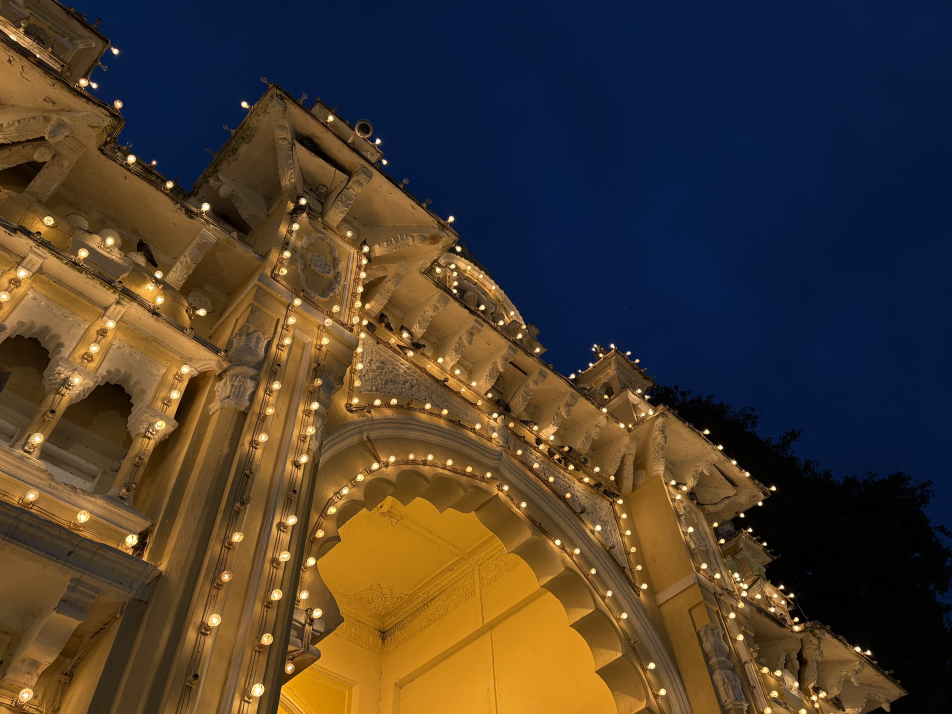
#> input picture firmware/processing/test_inputs/hd_jpeg.jpg, 5712 x 4284 px (shown at 1/6 size)
$ python -i italian_summer.py   (imports and definitions only)
#> lines starting #> are read from the running program, lines starting #| are printed output that depends on the picture
#> further down, picture is the input picture: PIL image 5712x4284 RGB; mean R, G, B 73.3, 60.1, 46.7
import time
import sys
import select
import numpy as np
import mmap
from picamera2 import Picamera2
from PIL import Image, ImageDraw, ImageEnhance

# Config
FB_DEVICE = "/dev/fb1"
SCREEN_RES = (480, 320)
FPS_CAP = 3

# [1 line that did not run here, left out]

# [4 lines left out: function start_preview, not called in this run]

def apply_italian_summer_filter(pil_img):
    """Adds a warm, golden tint and boosts saturation for a summer look."""
    # 1. Boost Saturation slightly
    converter = ImageEnhance.Color(pil_img)
    pil_img = converter.enhance(1.2)
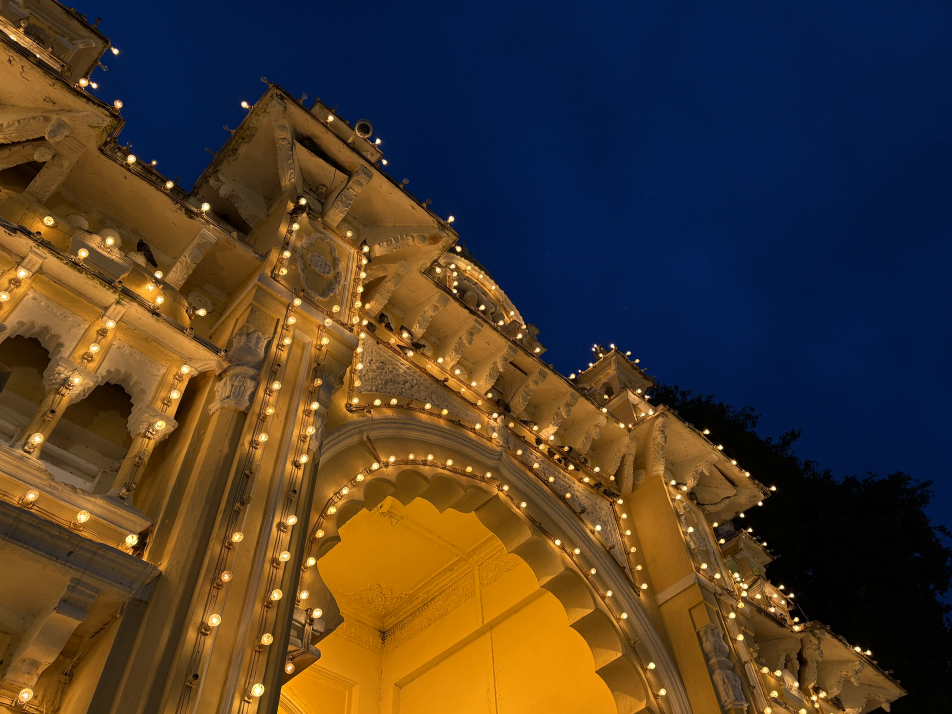
#> pil_img: PIL image 5712x4284 RGB (shown at 1/6 size); mean R, G, B 75, 59.2, 43.6

    # 2. Apply Warm Tint (Golden/Yellow-Red)
    # R, G, B channels
    r, g, b = pil_img.split()
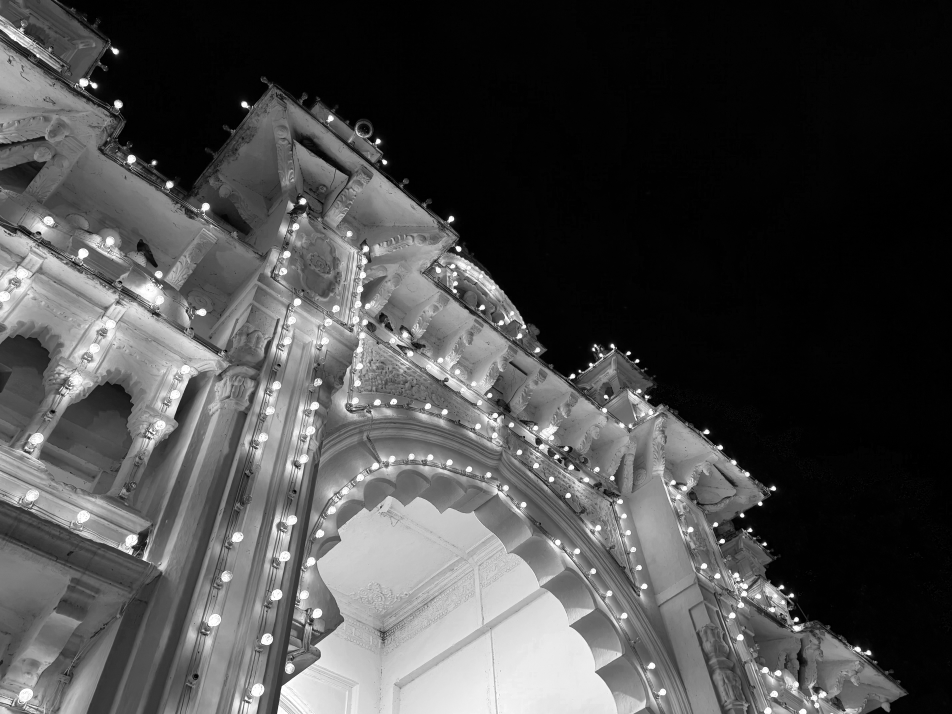
#> r: PIL image 5712x4284 L (shown at 1/6 size); min 0, max 255, mean 75
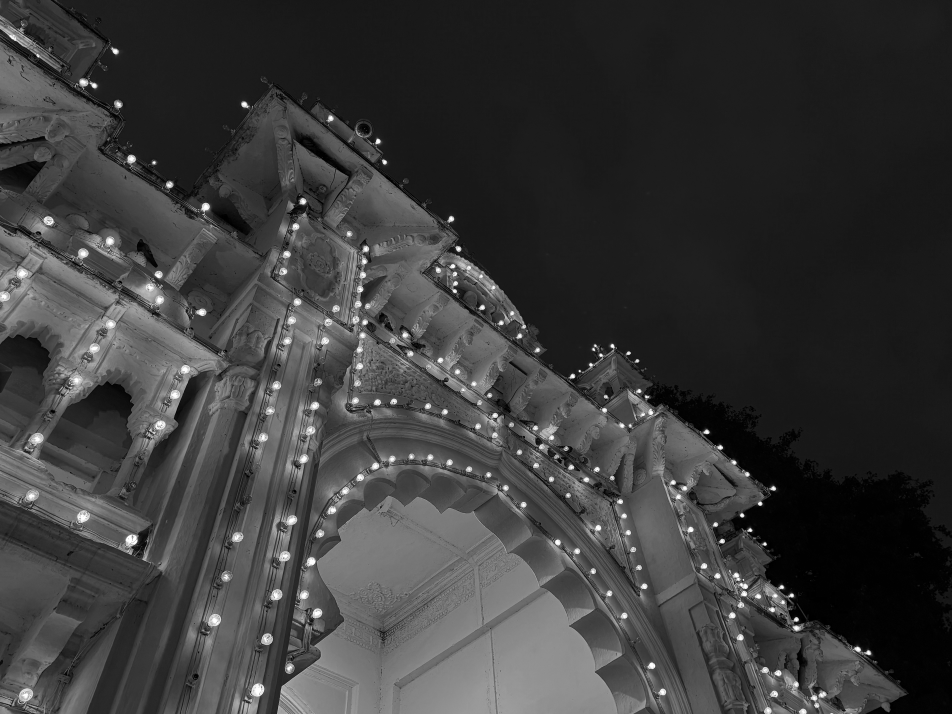
#> g: PIL image 5712x4284 L (shown at 1/6 size); min 0, max 255, mean 59.2
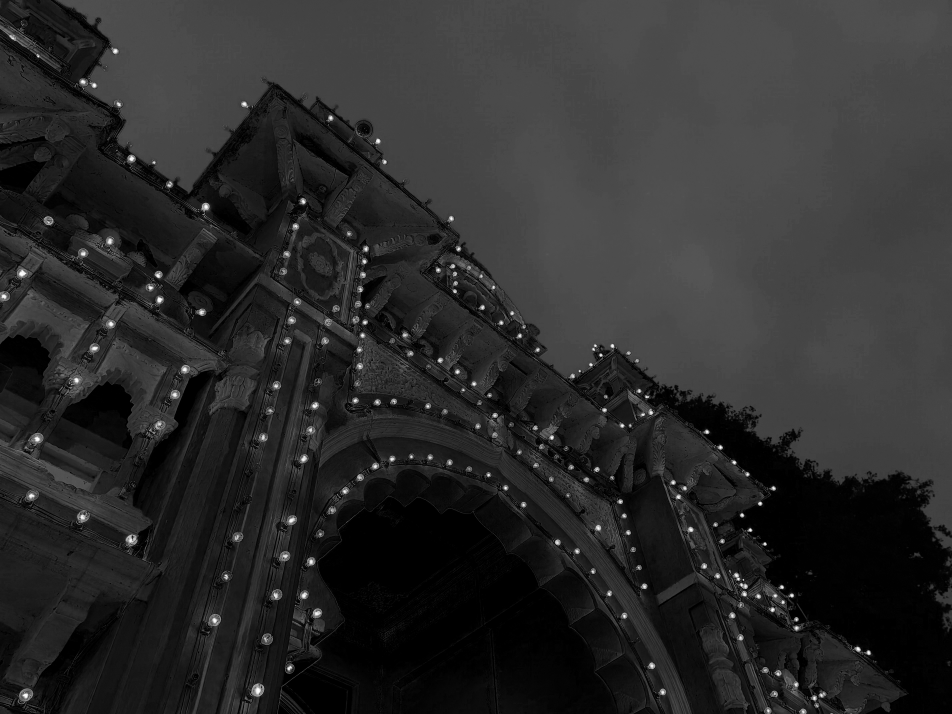
#> b: PIL image 5712x4284 L (shown at 1/6 size); min 0, max 255, mean 43.6

    # Red is boosted for warmth, Blue is slightly reduced for the golden effect
    r = r.point(lambda i: i * 1.1)
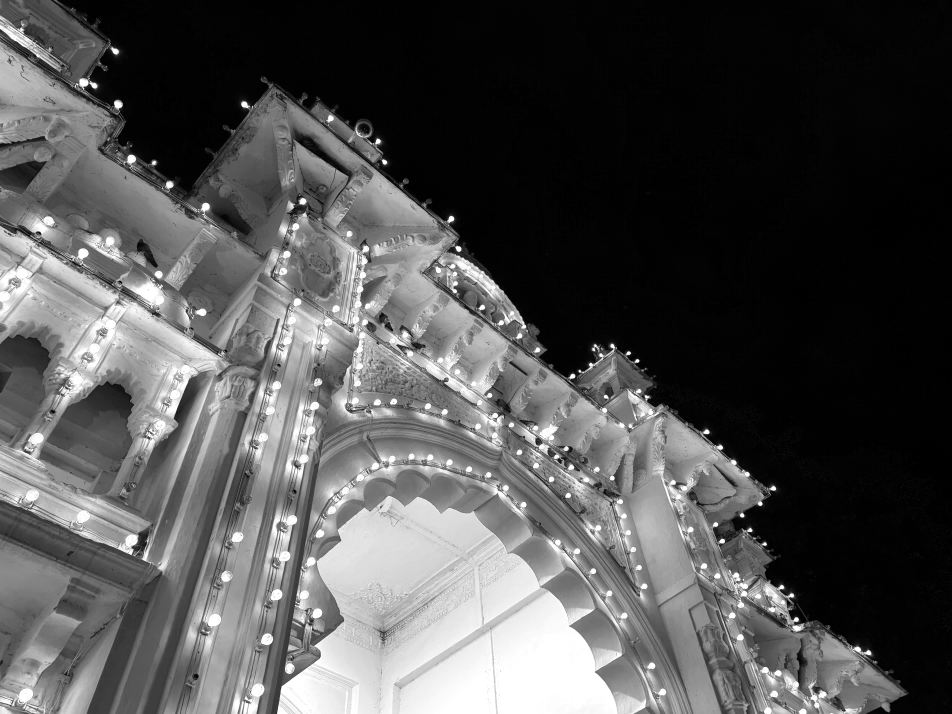
#> r: PIL image 5712x4284 L (shown at 1/6 size); min 0, max 255, mean 82.2
    g = g.point(lambda i: i * 1.05)
    b = b.point(lambda i: i * 0.9)

    return Image.merge('RGB', (r, g, b))
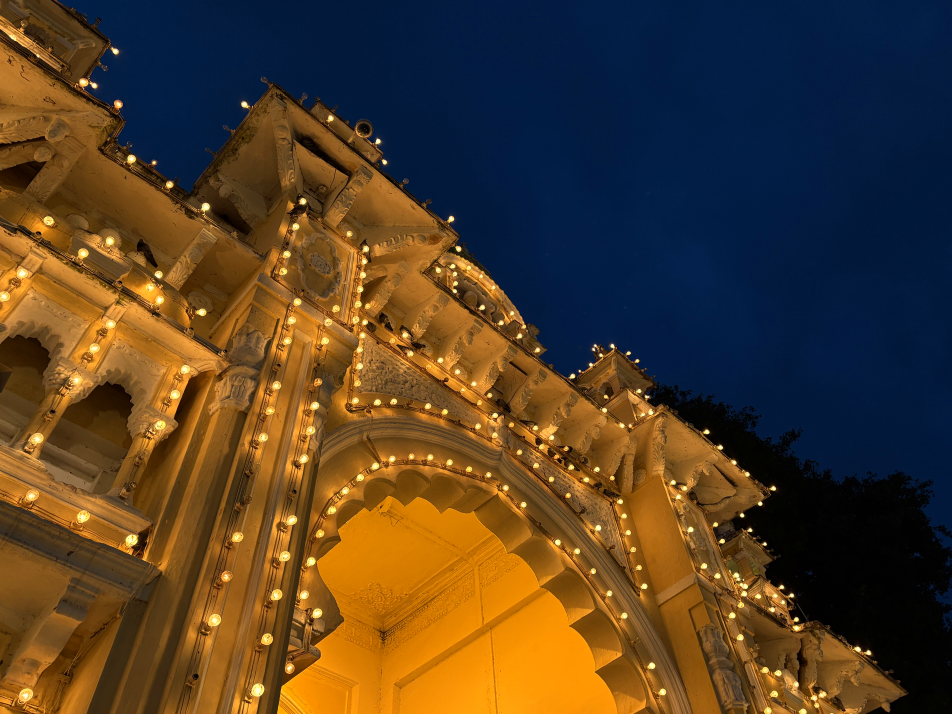
#> returned value: PIL image 5712x4284 RGB (shown at 1/6 size); mean R, G, B 82.2, 62.1, 39.2

# [64 lines left out: functions display_to_map, take_photo, apply_ui, not called in this run]

# Main Loop
# [21 lines not run here, left out]

>>> from PIL import Image
>>> picture = Image.open('../../processing/test_inputs/hd_jpeg.jpg')
>>> result = apply_italian_summer_filter(picture)
